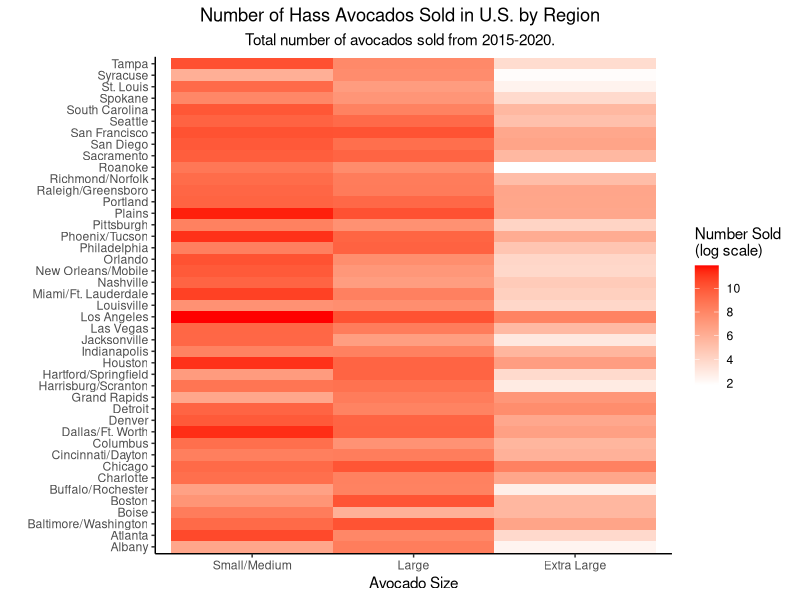

Recreate this plot in R.
## ---- chunk 1
knitr::opts_chunk$set(echo = FALSE, message = FALSE, warning = FALSE)
## ---- chunk 2
library(tidyverse)
## ---- chunk 3
avocados <- read_csv("avocado-updated-2020.csv")
avocados <- avocados %>% mutate(geography = as.factor(avocados$geography))
avocado_long <- avocados %>% pivot_longer(cols = c(`4046`, `4225`, `4770`), names_to = "PLU", values_to = "PLU_volume")
long_summary <- avocado_long %>% group_by(geography, PLU) %>% 
  summarise(PLU_volume = mean(PLU_volume)) %>% 
  mutate(log10_vol = log(PLU_volume),
         avo = case_when(PLU == as.character(4046) ~ "small hass",
                         PLU == as.character(4225) ~ "large hass",
                         PLU == as.character(4770) ~ "xl hass"))
long_summary <- long_summary %>% ungroup() %>% mutate(avo  = as.factor(long_summary$avo))
long_summary$avo <- fct_relevel(long_summary$avo, c("small hass", "large hass", "xl hass"))
long_summary <- long_summary %>% mutate(num_sold = case_when(avo == "small hass" ~ log(PLU_volume/4),
                                                             avo == "large hass" ~ log(PLU_volume/9),
                                                             avo == "xl hass" ~ log(PLU_volume/12.5)))
## ---- chunk 4
long_summary <- long_summary %>% 
  filter(!geography %in% c("West", "Total U.S.", "Northeast", "Midsouth", "Southeast", "South Central", "Northern New England", "California", "West Tex/New Mexico", "Great Lakes", "New York"))

ggplot(data = long_summary, mapping = aes(x = avo, y = geography, fill = num_sold)) + 
  geom_tile() +
  theme_classic() +
  scale_fill_gradient(low = "white", high = "red") +
  scale_x_discrete(labels = c("Small/Medium", "Large", "Extra Large")) +
  theme(plot.title.position = "plot",
        plot.title = element_text(hjust = 0.5),
        plot.subtitle = element_text(hjust = 0.5),
        legend.title = element_text(hjust = 0)) +
  labs(title = "Number of Hass Avocados Sold in U.S. by Region",
       subtitle = "Total number of avocados sold from 2015-2020.",
       x = "Avocado Size", 
       y = "", 
       fill = "Number Sold \n(log scale)")
